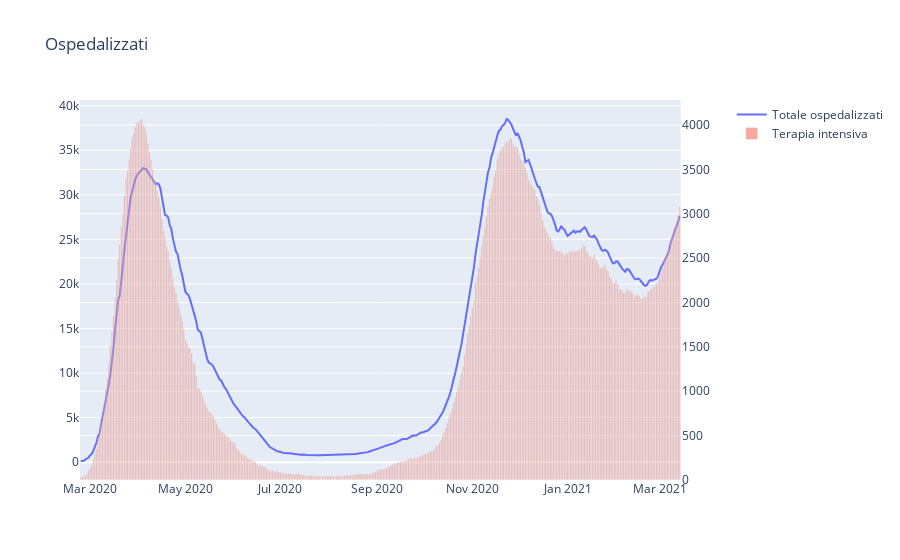

This figure's notebook cell:
### Markdown cell above
### grafico 1.1.3: nazionale - terapia intensiva e totale ospedalizzati (linechart + barchart)

### Code cell
fig_1_2_1 = make_subplots(specs=[[{"secondary_y": True}]])

fig_1_2_1.add_trace(go.Scatter(x=df_nazionali["data"], y=df_nazionali["totale_ospedalizzati"],name='Totale ospedalizzati'), secondary_y=False)
fig_1_2_1.add_trace(go.Bar(x=df_nazionali["data"], y=df_nazionali["terapia_intensiva"],name='Terapia intensiva', opacity=0.5), secondary_y=True)
fig_1_2_1.update_layout(title_text='Ospedalizzati')

fig_1_2_1.show()

### Figure 1 — Plotly figure (JSON) as saved in the notebook; plotly's stock layout.template omitted (floating-point values rounded to 4 significant figures; data arrays with more than 128 entries replaced by an {"elided": "..."} marker saying what was removed)
{"data": [{"name": "Totale ospedalizzati", "type": "scatter", "x": {"elided": "385 str values"}, "xaxis": "x", "y": {"elided": "385 int values"}, "yaxis": "y"}, {"name": "Terapia intensiva", "opacity": 0.5, "type": "bar", "x": {"elided": "385 str values"}, "xaxis": "x", "y": {"elided": "385 int values"}, "yaxis": "y2"}], "layout": {"autosize": true, "title": {"text": "Ospedalizzati"}, "xaxis": {"anchor": "y", "autorange": true, "domain": [0, 0.94], "range": ["2020-02-23 12:00", "2021-03-14 12:00"], "type": "date"}, "yaxis": {"anchor": "x", "autorange": true, "domain": [0, 1], "range": [-2005.0, 40640.0], "type": "linear"}, "yaxis2": {"anchor": "x", "autorange": true, "overlaying": "y", "range": [0, 4282.0], "side": "right", "type": "linear"}}}
